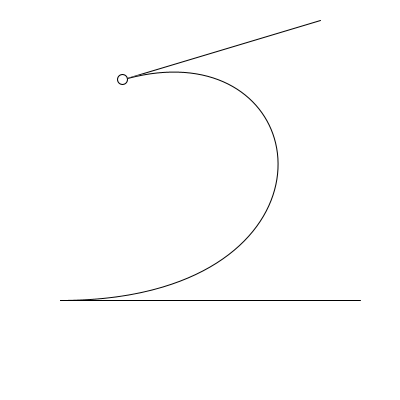
Frame 1 (no input)
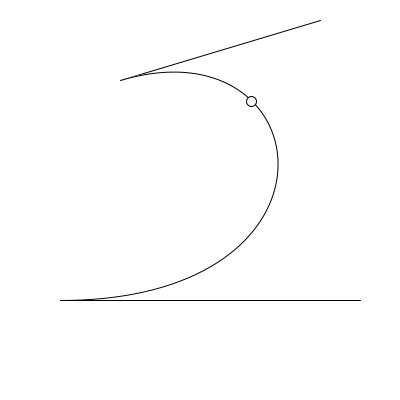
Frame 60 (the mouse pressed at the canvas centre just before this capture)
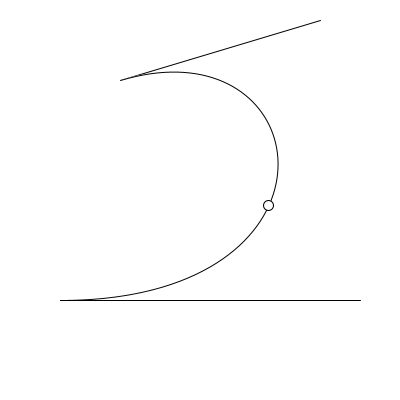
Frame 120 (the mouse held since frame 60 and released just before this capture)

The Processing sketch that drew these frames (run headless with seeded random() and noise(); from frame 60 on, the mouse is pressed at the canvas centre):

// Processing sketch: week03_08_bezier_equation_b
// ── week03_08_bezier_equation_b.pde
//week03_08_bezier_equation_b
void setup() {
  size(400, 400);
}
int x1 = 120, x2=320, x3=360, x4=60;
int y1 = 80, y2=20, y3=300, y4=300;  //只改控制點的座標
void draw() {
  background(255);
  line(x1, y1, x2, y2);
  line(x3, y3, x4, y4); //貝氏曲線
  bezier(x1, y1, x2, y2, x3, y3, x4, y4);//貝氏曲線
  float t = frameCount / 200.0 % 1;
  float t2 = 1-t;
  float x = x1*t2*t2*t2 + 3*x2*t*t2*t2 + 3*x3*t*t*t2 + x4*t*t*t;
  float y = y1*t2*t2*t2 + 3*y2*t*t2*t2 + 3*y3*t*t*t2 + y4*t*t*t;
  ellipse(x,y,10,10);
}
